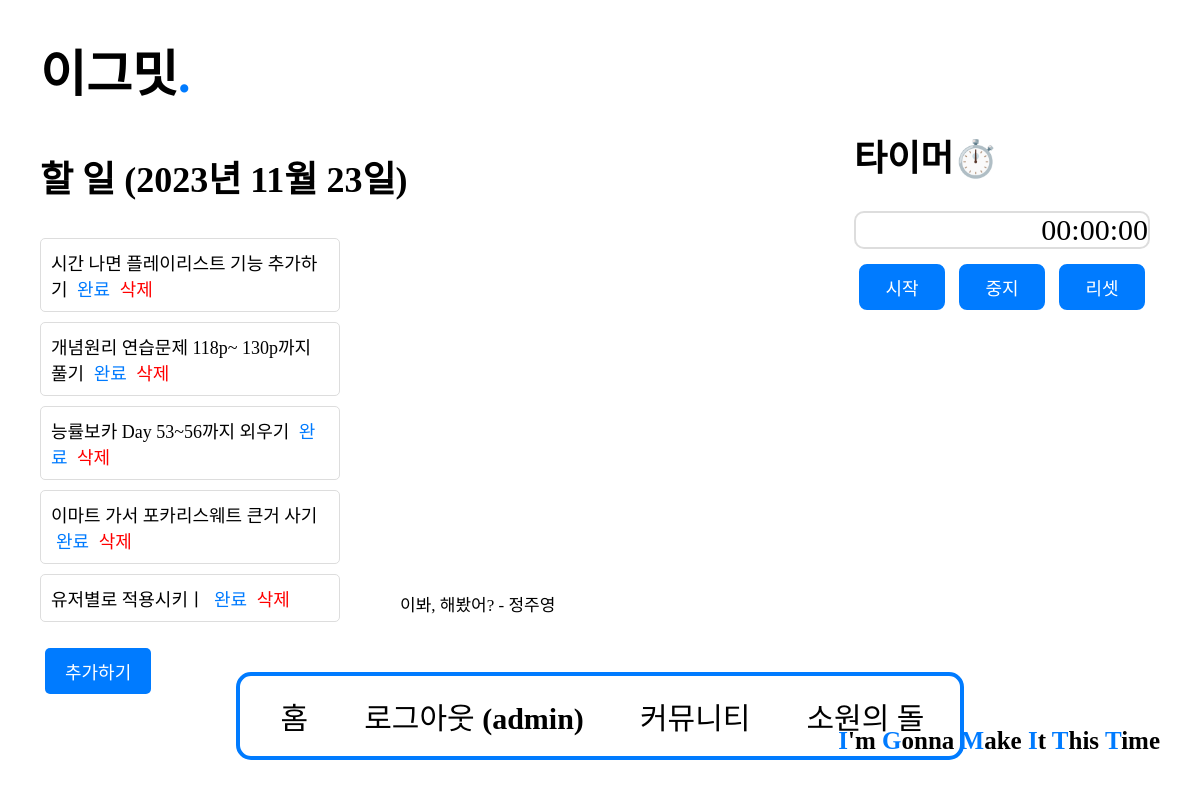
The page /todo/ (signed in) on the database its author committed.
### todolist/models.py (models this page shows, shortened)
class Task(models.Model):
    title = models.CharField(max_length=200)
    completed = models.BooleanField(default=False)

class Quote(models.Model):
    author = models.CharField(max_length=100)
    text = models.TextField()

### todolist/views.py (the view)
# urls.py: path('', views.task_list, name='task_list'),
def task_list(request):
    tasks = Task.objects.all()
    today = timezone.now()
    quote = Quote.objects.order_by('?').first()  # 무작위 명언 선택
    return render(request, 'todo/task_list.html', {'tasks': tasks, 'today': today, 'quote':quote})

### todolist/templates/todo/task_list.html (shortened to what this page needs)
{% load static %}
<!DOCTYPE html>
<html>
  <head>
    <link
      rel="stylesheet"
      type="text/css"
      href="{% static 'todo_styles.css' %}"
    />
  </head>
  <body>
    <h1 class='logo-text'>이그밋<span>.</span></h1>
    <h1>할 일 ({{ today|date:"Y년 n월 j일" }})</h1>
    <ul>
      {% for task in tasks %}
        <li>
          {% if task.completed %}
            <s>{{ task.title }}</s> (완료)
          {% else %}
            {{ task.title }}
            <a href="{% url 'todolist:complete_task' task.id %}" class='comp'>완료</a>
          {% endif %}
          <a href="{% url 'todolist:delete_task' task.id %}" class='del'>삭제</a>
        </li>
      {% endfor %}
    </ul>
    <a href="{% url 'todolist:add_task' %}" class='add'>추가하기</a>
    <div style="position: fixed; top: 85px; right: 30px; text-align: right;" class = stop>
      <h1>타이머⏱️</h1>
      <p id="stopwatch">
      </p>
      <div>
        <button onclick="startClock(0)" class = "stop_btn">시작</button>
        <button onclick="stopClock(0)" class = "stop_btn">중지</button>
        <button onclick="resetClock(0)" class = "stop_btn">리셋</button>
      </div>
    </div>
    {% if quote %}
        <blockquote class = "ddd">
            <p>{{ quote.text }} - {{ quote.author }}</p>
        </blockquote>
    {% else %}
        <p>오늘의 명언이 없습니다.</p>
    {% endif %}
    <div class="bottom-navbar">
      <a href="{% url 'todolist:task_list' %}" class="nav-item">홈</a>
      {% if user.is_authenticated %}
      <a class="nav-item" href="{% url 'common:logout' %}">로그아웃 ({{ user.username }})</a>
      {% else %}
      <a href="{% url 'common:login' %}" class="nav-item">로그인</a>
      {% endif %}
      <a href="{% url 'community:question_list' %}" class="nav-item">커뮤니티</a>
      <a href="{% url 'wishes:wish_list' %}" class="nav-item">소원의 돌</a>
    </div>
    <div class="bottom-right-text">
        <p class = 'bottom-second'><span>I</span>'m <span>G</span>onna <span>M</span>ake <span>I</span>t <span>T</span>his <span>T</span>ime</p>
    </div>
  </body>
</html>

### igmitt/static/todo_styles.css (style rules this page uses)
body { display: flex; flex-direction: column; justify-content: flex-start; align-items: flex-start; height: 100vh; background-color: #ffffff; margin: 0px 40px 0; }
h1 { font-size: 36px; color: #000000; margin-bottom: 20px; text-align: left; }
ul { list-style: none; padding: 0; width: 300px; }
li { font-family: Pretendard; font-size: 18px; margin-bottom: 10px; border: 1px solid #ddd; padding: 10px; background-color: #fff; border-radius: 5px; }
a { text-decoration: none; color: #007bff; margin-left: 5px; }
a.del { font-family: Pretendard; color: red; }
a.add { background-color: #007bff; display: inline-block; padding: 10px 20px; font-size: 18px; border-radius: 5px; color: #ffffff; text-decoration: none; margin-bottom: 30px; }
h1.logo-text { font-size: 50px; font-family: Pretendard; }
span { font-family: Pretendard; color: #007bff; }
button { padding: 10px 20px; margin: 5px; font-size: 1em; cursor: pointer; }
.bottom-right-text { font-family: Pretendard; font-weight: bold; font-size: 25px; position: fixed; bottom: 10px; right: 30px; margin: 10px; }
.bottom-second { color: #000000; margin-top: 5px; }
.bottom-navbar { position: fixed; bottom: 40px; left: 50%; transform: translateX(-50%); width: 700px; padding: 10px; background: #FFF; border-radius: 15px; border: 4px solid #007BFF; display: flex; justify-content: space-around; }
.nav-item { font-family: Pretendard; font-weight: 550; text-align: center; padding: 8px 15px; color: #000000; text-decoration: none; border-radius: 8px; font-size: 30px; }
.stop { position: fixed; top: 85px; right: 40px; text-align: right; background-color: #fff; padding: 20px; border-radius: 10px; }
#stopwatch { font-size: 30px; font-weight: 500; font-family: Pretendard; margin-bottom: 10px; border: 2px solid #ddd; background-color: #fff; border-radius: 10px; color: black; text-align: right; }
.stop_btn { color: white; background-color: #007BFF; border: 2px solid white; border-radius: 10px; font-size: 18px; padding: 10px 20px; width: 90px; margin: 3px; cursor: pointer; }
.ddd { position: fixed; bottom: 150px; left: 30%; font-family: Pretendard; font-size: 17px; }

### rows shown on the page
Task: title "시간 나면 플레이리스트 기능 추가하기"
Task: title "개념원리 연습문제 118p~ 130p까지 풀기"
Task: title "능률보카 Day 53~56까지 외우기"
Task: title "이마트 가서 포카리스웨트 큰거 사기"
Task: title "유저별로 적용시키ㅣ"
Quote: text "이봐, 해봤어?", author "정주영"

### other values the page prints
{{ user.username }} "admin"
